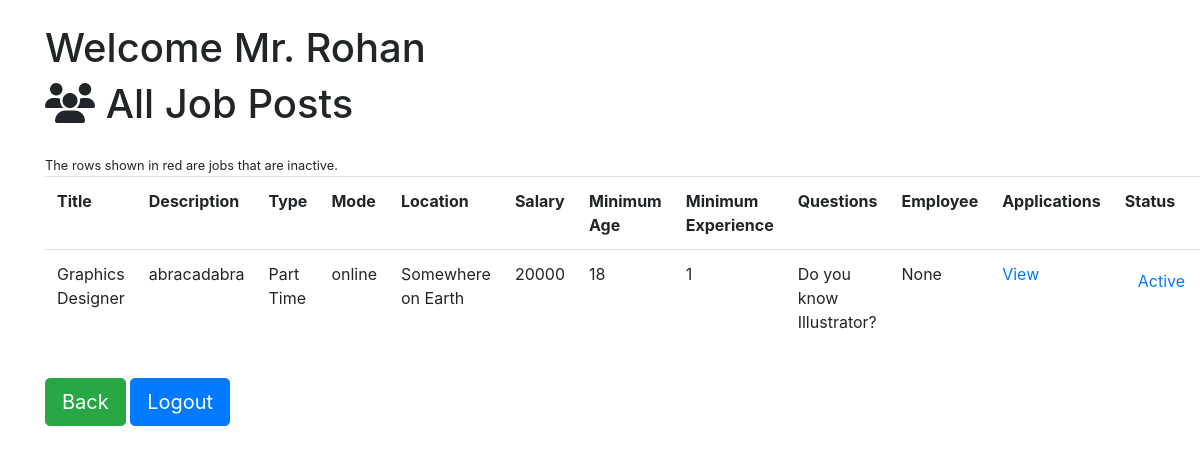
The app's page /employer/panel/view_app/index.php (signed in), older data.
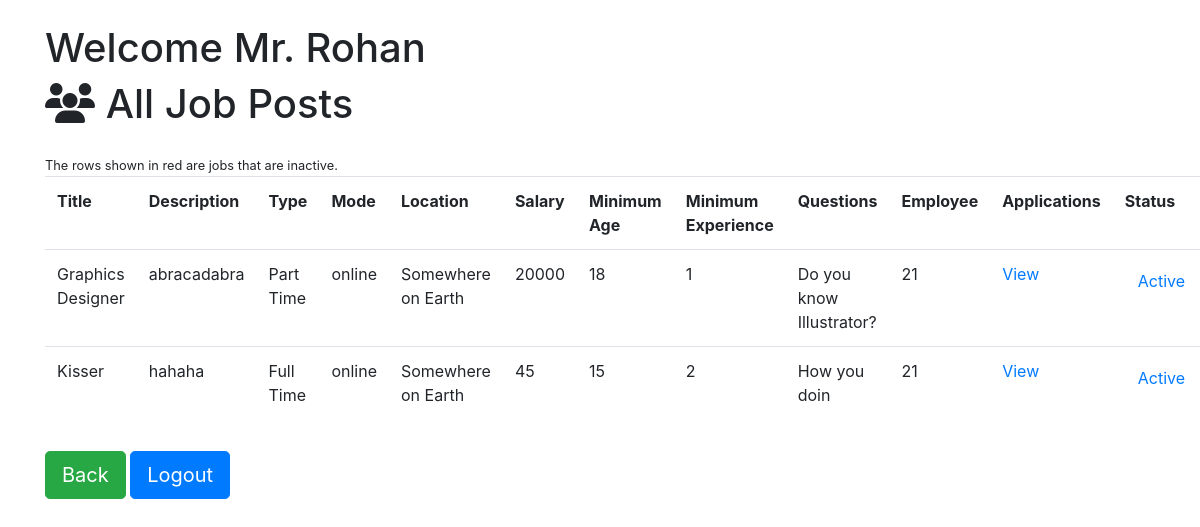
The same page, newer data.
### tables this page shows
CREATE TABLE IF NOT EXISTS `employers` (
  `emp_id` int(255) NOT NULL AUTO_INCREMENT,
  `firstname` varchar(100) NOT NULL,
  `lastname` varchar(100) NOT NULL,
  `age` int(3) NOT NULL,
  `gender` int(1) NOT NULL,
  `email` varchar(100) NOT NULL,
  `companyname` varchar(100) NOT NULL,
  `companytype` varchar(50) NOT NULL,
  `address` varchar(500) NOT NULL,
  `password` varchar(150) NOT NULL,
  `blocked` tinyint(1) NOT NULL DEFAULT '0',
  PRIMARY KEY (`emp_id`)
);

CREATE TABLE IF NOT EXISTS `jobs` (
  `job_id` int(255) NOT NULL AUTO_INCREMENT,
  `emp_id` int(255) NOT NULL,
  `title` varchar(1000) NOT NULL,
  `description` varchar(20000) NOT NULL,
  `type` varchar(2) NOT NULL COMMENT 'type is part time or full time. Store "pt" for part time and "ft" for full time. Max length of this field is 2. You can''t store longer strings in it.',
  `mode` varchar(10) NOT NULL COMMENT 'Mode is "online" or "offline" or "hybrid"',
  `location` varchar(20000) NOT NULL,
  `salary` int(255) NOT NULL,
  `min_age_req` int(100) DEFAULT NULL,
  `min_edu_req` int(100) DEFAULT NULL,
  `min_exp_req` int(100) DEFAULT NULL,
  `questions` varchar(20000) DEFAULT NULL,
  `blocked` tinyint(1) NOT NULL DEFAULT '0' COMMENT 'Default value is 0, meaning this job is not blocked by an admin',
  `js_id` int(255) DEFAULT NULL,
  `status` tinyint(1) NOT NULL DEFAULT '1' COMMENT 'Default status is 1, meaning that the job is active. Employer can deactivate this job and this field will change to 0.',
  PRIMARY KEY (`job_id`),
  KEY `emp_id` (`emp_id`),
  KEY `js_id` (`js_id`)
);

### prename.php (called while the page is built)
<?php
        if($tableName=='jobseekers')
            $idType='js_id';
        else
            $idType='emp_id';
        $sql = "SELECT `firstname`,`gender` FROM `$tableName` WHERE `$idType`=" . $_SESSION['user'] . " LIMIT 0,1";
        $result = mysqli_query($conn,$sql);
        $row=mysqli_fetch_assoc($result);
        if($row['gender']==0) {
            $prename=' Mr.';
        } else if ($row['gender']==1) {
            $prename=' Ms.';
        } else {
            $prename='';
        }
        $name=$row['firstname'];
?>

### employer/panel/view_app/index.php (the view, shortened to what this page needs)
<?php
    require('../../../connect.php');
    $tableName='employers';
    require('../../../prename.php');
?>
<!DOCTYPE html>
<html>
<head>
    <link rel="stylesheet" href="https://maxcdn.bootstrapcdn.com/bootstrap/4.5.2/css/bootstrap.min.css">
</head>
<body>
<div class='container mt-4'>
<h1>Welcome<?php echo $prename . ' ' . $name; ?></h1>
<h1 class='mb-4'><i class="fas fa-users"></i> All Job Posts</h1>
<small>The rows shown in red are jobs that are inactive.</small>
<?php
  $sql = "SELECT * FROM `jobs` WHERE emp_id = '". $_SESSION["user"]."'";
  $result = mysqli_query($conn,$sql);
  if($result==false) {
      echo "<div class='card bg-danger text-white'>
                  <div class='card-body'>Query Failed</div>
              </div>";
  }
  else if(mysqli_num_rows($result)==0) {
      echo "<div class='card bg-danger text-white'>
                  <div class='card-body'>No Job Posts Exist</div>
              </div>";
  } else {
      echo "<table class='table table-hover'>";
      echo "<thead><tr>
      <td><b>Title</b></td>
      <td><b>Description</b></b></td>
      <td><b>Type</b></td>
      <td><b>Mode</b></td>
      <td><b>Location</b></td>
      <td><b>Salary</b></td>
      <td><b>Minimum Age</b></td>
      <td><b>Minimum Experience</b></td>
      <td><b>Questions</b></td>
      <td><b>Employee</b></td>
      <td><b>Applications</b></td>
      <td><b>Status</b></td>
      </tr></thead>";
      while($row=mysqli_fetch_assoc($result)) {
          $class='';
          $pretext='Active';
          $job_id = $row['job_id'];
          $emp_id = $row['emp_id'];
          $title = $row['title'];
          $description = $row['description'];
          $mode = $row['mode'];
          $location = $row['location'];
          $salary = $row['salary'];
          $min_age_req = $row['min_age_req'];
          $min_exp_req = $row['min_exp_req'];
          $questions = $row['questions'];
          switch($row['type']) {
              case 'ft':
                  $type='Full Time';
              break;
              case 'pt':
                  $type='Part Time';
              break;
          }
          if ($row['js_id'] == NULL) {
            $js_id='None';
          }
          else {
            $js_id = $row['js_id'];
          }
          echo "<tr class='" . $class . "'><td>" . $title . "</td>"
            . "<td>" . $description . "</td>"
            . "<td>" . $type . "</td>"
            . "<td>" . $mode . "</td>"
            . "<td>" . $location . "</td>"
            . "<td>" . $salary . "</td>"
            . "<td>" . $min_age_req . "</td>"
            . "<td>" . $min_exp_req . "</td>"
            . "<td>" . $questions . "</td>"
            . "<td>" . $js_id . "</td>"
            . "<td><a href='apps.php?job_id=" . $job_id . "&emp_id=" . $emp_id . "'>View</a></td>"
            . "<td><a onClick='changeStatus(" . $row['job_id'] . ")' class='btn btn-link'>"
            . "<i></i> " . $pretext . "</a>"
            . "</td></tr>";
      }
      echo "</table>";
  }
?>
  <div class="btn-group btn-group-lg mt-3">
    <button type="button" onClick="window.location='../index.php';" class="btn btn-success">Back</button>
    </div>
    <div class="btn-group btn-group-lg mt-3">
    <button type="button" onClick="window.location='../logout.php';" class="btn btn-primary">Logout</button>
    </div>
</body>
</html>

Row changes from the older to the newer data that the page shows:
changed jobs "Graphics Designer": js "None" → "21"
added jobs: title "Kisser", description "hahaha", type "Full Time", mode "online", location "Somewhere on Earth", salary "45", min_age_req "15", min_exp_req "2", questions "How you doin", js "21", pretext "Active"
